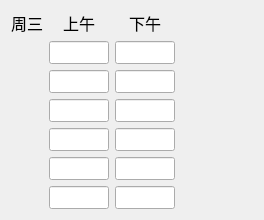
              <widget class="QWidget" name="page_5">
               <layout class="QHBoxLayout" name="horizontalLayout_23">
                <item>
                 <layout class="QVBoxLayout" name="verticalLayout_23">
                  <item>
                   <widget class="QLabel" name="label_25">
                    <property name="font">
                     <font>
                      <pointsize>12</pointsize>
                     </font>
                    </property>
                    <property name="text">
                     <string>周三</string>
                    </property>
                    <property name="textFormat">
                     <enum>Qt::AutoText</enum>
                    </property>
                   </widget>
                  </item>
                  <item>
                   <spacer name="verticalSpacer_4">
                    <property name="orientation">
                     <enum>Qt::Vertical</enum>
                    </property>
                    <property name="sizeHint" stdset="0">
                     <size>
                      <width>20</width>
                      <height>168</height>
                     </size>
                    </property>
                   </spacer>
                  </item>
                 </layout>
                </item>
                <item>
                 <layout class="QVBoxLayout" name="verticalLayout_15">
                  <item>
                   <widget class="QLabel" name="label_29">
                    <property name="font">
                     <font>
                      <pointsize>12</pointsize>
                     </font>
                    </property>
                    <property name="text">
                     <string>上午</string>
                    </property>
                    <property name="textFormat">
                     <enum>Qt::AutoText</enum>
                    </property>
                    <property name="alignment">
                     <set>Qt::AlignCenter</set>
                    </property>
                   </widget>
                  </item>
                  <item>
                   <widget class="QLineEdit" name="wed_am_1">
                    <property name="maximumSize">
                     <size>
                      <width>60</width>
                      <height>25</height>
                     </size>
                    </property>
                    <property name="font">
                     <font>
                      <pointsize>10</pointsize>
                     </font>
                    </property>
                    <property name="text">
                     <string/>
                    </property>
                   </widget>
                  </item>
                  <item>
                   <widget class="QLineEdit" name="wed_am_2">
                    <property name="maximumSize">
                     <size>
                      <width>60</width>
                      <height>25</height>
                     </size>
                    </property>
                    <property name="font">
                     <font>
                      <pointsize>10</pointsize>
                     </font>
                    </property>
                    <property name="text">
                     <string/>
                    </property>
                   </widget>
                  </item>
                  <item>
                   <widget class="QLineEdit" name="wed_am_3">
                    <property name="maximumSize">
                     <size>
                      <width>60</width>
                      <height>25</height>
                     </size>
                    </property>
                    <property name="font">
                     <font>
                      <pointsize>10</pointsize>
                     </font>
                    </property>
                    <property name="text">
                     <string/>
                    </property>
                   </widget>
                  </item>
                  <item>
                   <widget class="QLineEdit" name="wed_am_4">
                    <property name="maximumSize">
                     <size>
                      <width>60</width>
                      <height>25</height>
                     </size>
                    </property>
                    <property name="font">
                     <font>
                      <pointsize>10</pointsize>
                     </font>
                    </property>
                    <property name="text">
                     <string/>
                    </property>
                   </widget>
                  </item>
                  <item>
                   <widget class="QLineEdit" name="wed_am_5">
                    <property name="maximumSize">
                     <size>
                      <width>60</width>
                      <height>25</height>
                     </size>
                    </property>
                    <property name="font">
                     <font>
                      <pointsize>10</pointsize>
                     </font>
                    </property>
                    <property name="text">
                     <string/>
                    </property>
                   </widget>
                  </item>
                  <item>
                   <widget class="QLineEdit" name="wed_am_6">
                    <property name="maximumSize">
                     <size>
                      <width>60</width>
                      <height>25</height>
                     </size>
                    </property>
                    <property name="font">
                     <font>
                      <pointsize>10</pointsize>
                     </font>
                    </property>
                    <property name="text">
                     <string/>
                    </property>
                   </widget>
                  </item>
                 </layout>
                </item>
                <item>
                 <layout class="QVBoxLayout" name="verticalLayout_11">
                  <item>
                   <widget class="QLabel" name="label_28">
                    <property name="font">
                     <font>
                      <pointsize>12</pointsize>
                     </font>
                    </property>
                    <property name="text">
                     <string>下午</string>
                    </property>
                    <property name="textFormat">
                     <enum>Qt::AutoText</enum>
                    </property>
                    <property name="alignment">
                     <set>Qt::AlignCenter</set>
                    </property>
                   </widget>
                  </item>
                  <item>
                   <widget class="QLineEdit" name="wed_pm_1">
                    <property name="maximumSize">
                     <size>
                      <width>60</width>
                      <height>25</height>
                     </size>
                    </property>
                    <property name="font">
                     <font>
                      <pointsize>10</pointsize>
                     </font>
                    </property>
                    <property name="text">
                     <string/>
                    </property>
                   </widget>
                  </item>
                  <item>
                   <widget class="QLineEdit" name="wed_pm_2">
                    <property name="maximumSize">
                     <size>
                      <width>60</width>
                      <height>25</height>
                     </size>
                    </property>
                    <property name="font">
                     <font>
                      <pointsize>10</pointsize>
                     </font>
                    </property>
                    <property name="text">
                     <string/>
                    </property>
                   </widget>
                  </item>
                  <item>
                   <widget class="QLineEdit" name="wed_pm_3">
                    <property name="maximumSize">
                     <size>
                      <width>60</width>
                      <height>25</height>
                     </size>
                    </property>
                    <property name="font">
                     <font>
                      <pointsize>10</pointsize>
                     </font>
                    </property>
                    <property name="text">
                     <string/>
                    </property>
                   </widget>
                  </item>
                  <item>
                   <widget class="QLineEdit" name="wed_pm_4">
                    <property name="maximumSize">
                     <size>
                      <width>60</width>
                      <height>25</height>
                     </size>
                    </property>
                    <property name="font">
                     <font>
                      <pointsize>10</pointsize>
                     </font>
                    </property>
                    <property name="text">
                     <string/>
                    </property>
                   </widget>
                  </item>
                  <item>
                   <widget class="QLineEdit" name="wed_pm_5">
                    <property name="maximumSize">
                     <size>
                      <width>60</width>
                      <height>25</height>
                     </size>
                    </property>
                    <property name="font">
                     <font>
                      <pointsize>10</pointsize>
                     </font>
                    </property>
                    <property name="text">
                     <string/>
                    </property>
                   </widget>
                  </item>
                  <item>
                   <widget class="QLineEdit" name="wed_pm_6">
                    <property name="maximumSize">
                     <size>
                      <width>60</width>
                      <height>25</height>
                     </size>
                    </property>
                    <property name="font">
                     <font>
                      <pointsize>10</pointsize>
                     </font>
                    </property>
                    <property name="text">
                     <string/>
                    </property>
                   </widget>
                  </item>
                 </layout>
                </item>
                <item>
                 <spacer name="horizontalSpacer_20">
                  <property name="orientation">
                   <enum>Qt::Horizontal</enum>
                  </property>
                  <property name="sizeHint" stdset="0">
                   <size>
                    <width>78</width>
                    <height>20</height>
                   </size>
                  </property>
                 </spacer>
                </item>
               </layout>
              </widget>
